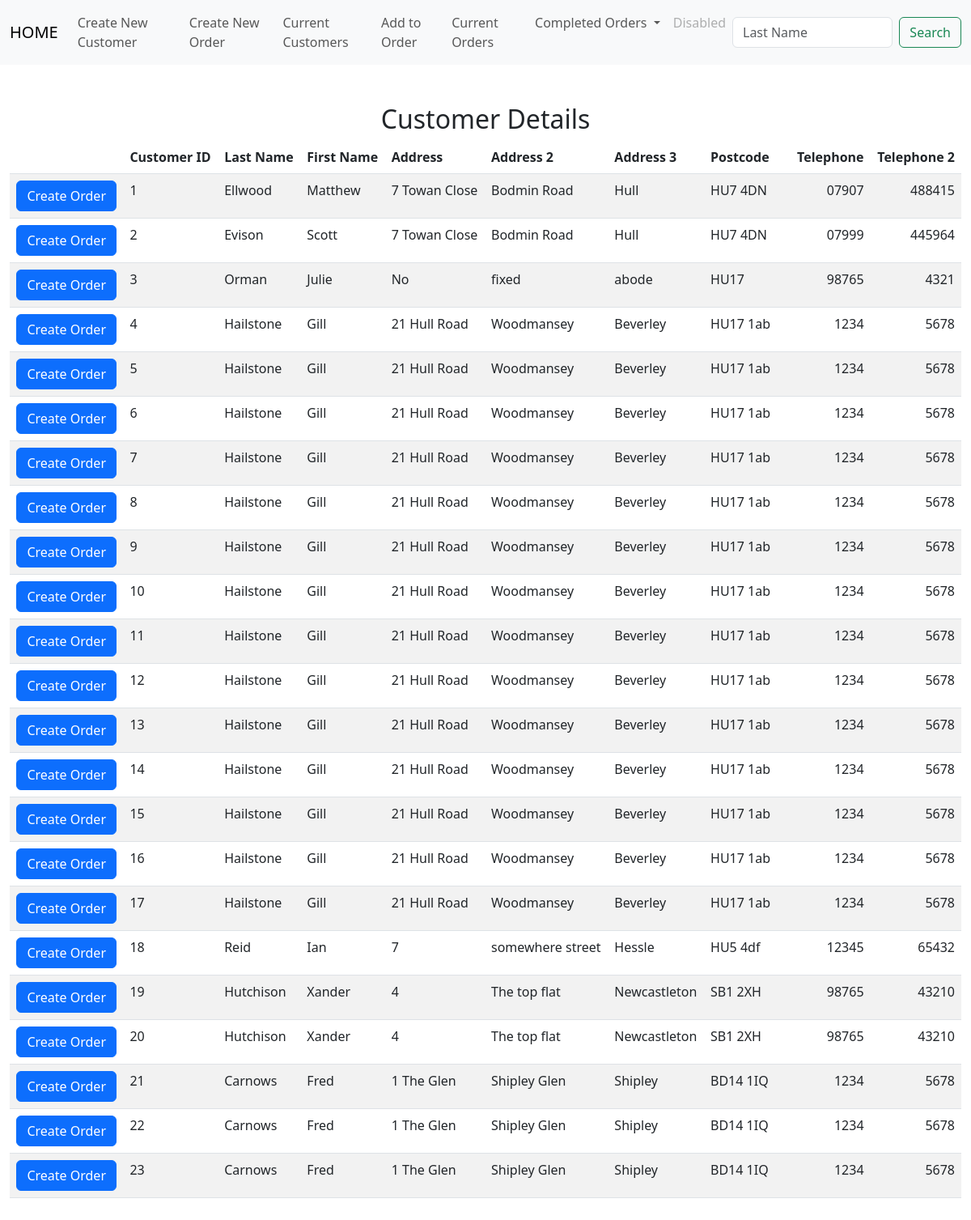
Screenshot of /list_of_customers with the database file from the repository.
### tables this page shows
CREATE TABLE customers(id INTEGER PRIMARY KEY AUTOINCREMENT NOT NULL, first_name TEXT, last_name TEXT, address_1 TEXT, address_2 TEXT, address_3 TEXT, postcode TEXT, telephone_1 TEXT, telephone_2 TEXT);

### app.py (the view)
@app.route("/list_of_customers", methods=["GET", "POST"])
def list_of_customers():
    if request.method == "POST":
        customer_id = request.form.get("customer_id")
        detail = db.execute("select * from customers WHERE id = (?);", customer_id)
        return render_template("customer_order.html",detail = detail)
    else:
        detail = db.execute("select * from customers;")
        return render_template("list_of_customers.html",detail = detail)

### app.py (called while the page is built)
@app.after_request
def after_request(response):
    response.headers["Cache-Control"] = "no-cache, no-store, must-revalidate"
    response.headers["Expires"] = 0
    response.headers["Pragma"] = "no-cache"
    return response

### templates/list_of_customers.html (shortened to what this page needs)
{% extends "layout.html" %}
{% block main %}
<div class="section">
    <h2>Customer Details</h2>
    <table class="table table-striped">
        <thead>
            <tr>
                <th></th>
                <th class="text-start">Customer ID</th>
                <th class="text-start">Last Name</th>
                <th class="text-start">First Name</th>
                <th class="text-start">Address</th>
                <th class="text-start">Address 2</th>
                <th class="text-start">Address 3</th>
                <th class="text-start">Postcode</th>
                <th></th>
                <th class="text-end" colspan="8">Telephone</th>
                <th class="text-end">Telephone 2</th>
            </tr>
        </thead>
        <tbody>
            {% for row in detail %}
            <tr>
                <form action="/list_of_customers" method="post">
                    <td><input type="hidden" name="customer_id" VALUE="{{ row['id'] }}"><button class="btn btn-primary" type="submit">Create Order</button></td>
                </form>
                <td class="text-start">{{ row["id"] }}</td>
                <td class="text-start">{{ row["last_name"] }}</td>
                <td class="text-start">{{ row["first_name"] }}</td>
                <td class="text-start">{{ row["address_1"] }}</td>
                <td class="text-start">{{ row["address_2"] }}</td>
                <td class="text-start">{{ row["address_3"] }}</td>
                <td class="text-start">{{ row["postcode"] }}</td>
                <td></td>
                <td class="text-end" colspan="8">{{ row["telephone_1"] }}</td>
                <td class="text-end">{{ row["telephone_2"] }}</td>
                </tr>
            {% endfor %}
        </tbody>
    </div>
{% endblock %}

### rows the page displays
customers: id "1", last_name "Ellwood", first_name "Matthew", address_1 "7 Towan Close", address_2 "Bodmin Road", address_3 "Hull", postcode "HU7 4DN", telephone_1 "07907", telephone_2 "488415"
customers: id "2", last_name "Evison", first_name "Scott", address_1 "7 Towan Close", address_2 "Bodmin Road", address_3 "Hull", postcode "HU7 4DN", telephone_1 "07999", telephone_2 "445964"
customers: id "3", last_name "Orman", first_name "Julie", address_1 "No", address_2 "fixed", address_3 "abode", postcode "HU17", telephone_1 "98765", telephone_2 "4321"
customers: id "4", last_name "Hailstone", first_name "Gill", address_1 "21 Hull Road", address_2 "Woodmansey", address_3 "Beverley", postcode "HU17 1ab", telephone_1 "1234", telephone_2 "5678"
customers: id "5", last_name "Hailstone", first_name "Gill", address_1 "21 Hull Road", address_2 "Woodmansey", address_3 "Beverley", postcode "HU17 1ab", telephone_1 "1234", telephone_2 "5678"
customers: id "6", last_name "Hailstone", first_name "Gill", address_1 "21 Hull Road", address_2 "Woodmansey", address_3 "Beverley", postcode "HU17 1ab", telephone_1 "1234", telephone_2 "5678"
customers: id "7", last_name "Hailstone", first_name "Gill", address_1 "21 Hull Road", address_2 "Woodmansey", address_3 "Beverley", postcode "HU17 1ab", telephone_1 "1234", telephone_2 "5678"
customers: id "8", last_name "Hailstone", first_name "Gill", address_1 "21 Hull Road", address_2 "Woodmansey", address_3 "Beverley", postcode "HU17 1ab", telephone_1 "1234", telephone_2 "5678"
customers: id "9", last_name "Hailstone", first_name "Gill", address_1 "21 Hull Road", address_2 "Woodmansey", address_3 "Beverley", postcode "HU17 1ab", telephone_1 "1234", telephone_2 "5678"
customers: id "10", last_name "Hailstone", first_name "Gill", address_1 "21 Hull Road", address_2 "Woodmansey", address_3 "Beverley", postcode "HU17 1ab", telephone_1 "1234", telephone_2 "5678"
customers: id "11", last_name "Hailstone", first_name "Gill", address_1 "21 Hull Road", address_2 "Woodmansey", address_3 "Beverley", postcode "HU17 1ab", telephone_1 "1234", telephone_2 "5678"
customers: id "12", last_name "Hailstone", first_name "Gill", address_1 "21 Hull Road", address_2 "Woodmansey", address_3 "Beverley", postcode "HU17 1ab", telephone_1 "1234", telephone_2 "5678"
customers: id "13", last_name "Hailstone", first_name "Gill", address_1 "21 Hull Road", address_2 "Woodmansey", address_3 "Beverley", postcode "HU17 1ab", telephone_1 "1234", telephone_2 "5678"
customers: id "14", last_name "Hailstone", first_name "Gill", address_1 "21 Hull Road", address_2 "Woodmansey", address_3 "Beverley", postcode "HU17 1ab", telephone_1 "1234", telephone_2 "5678"
customers: id "15", last_name "Hailstone", first_name "Gill", address_1 "21 Hull Road", address_2 "Woodmansey", address_3 "Beverley", postcode "HU17 1ab", telephone_1 "1234", telephone_2 "5678"
customers: id "16", last_name "Hailstone", first_name "Gill", address_1 "21 Hull Road", address_2 "Woodmansey", address_3 "Beverley", postcode "HU17 1ab", telephone_1 "1234", telephone_2 "5678"
customers: id "17", last_name "Hailstone", first_name "Gill", address_1 "21 Hull Road", address_2 "Woodmansey", address_3 "Beverley", postcode "HU17 1ab", telephone_1 "1234", telephone_2 "5678"
customers: id "18", last_name "Reid", first_name "Ian", address_1 "7", address_2 "somewhere street", address_3 "Hessle", postcode "HU5 4df", telephone_1 "12345", telephone_2 "65432"
customers: id "19", last_name "Hutchison", first_name "Xander", address_1 "4", address_2 "The top flat", address_3 "Newcastleton", postcode "SB1 2XH", telephone_1 "98765", telephone_2 "43210"
customers: id "20", last_name "Hutchison", first_name "Xander", address_1 "4", address_2 "The top flat", address_3 "Newcastleton", postcode "SB1 2XH", telephone_1 "98765", telephone_2 "43210"
customers: id "21", last_name "Carnows", first_name "Fred", address_1 "1 The Glen", address_2 "Shipley Glen", address_3 "Shipley", postcode "BD14 1IQ", telephone_1 "1234", telephone_2 "5678"
customers: id "22", last_name "Carnows", first_name "Fred", address_1 "1 The Glen", address_2 "Shipley Glen", address_3 "Shipley", postcode "BD14 1IQ", telephone_1 "1234", telephone_2 "5678"
customers: id "23", last_name "Carnows", first_name "Fred", address_1 "1 The Glen", address_2 "Shipley Glen", address_3 "Shipley", postcode "BD14 1IQ", telephone_1 "1234", telephone_2 "5678"
